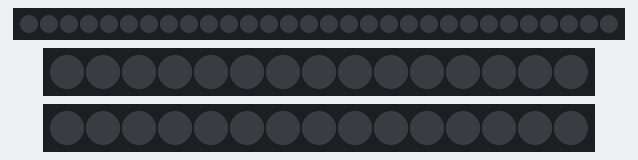
The sketch below on a simulated Arduino Uno, built with avr-gcc and run on an emulated ATmega328P. Shown: 30 RGB LEDs in strip order, left to right, 2 × 15 RGB LEDs in strip order, left to right. Dim RGB values are drawn brighter than linear.

Above: at 0.7 s.
At 3.2 s:
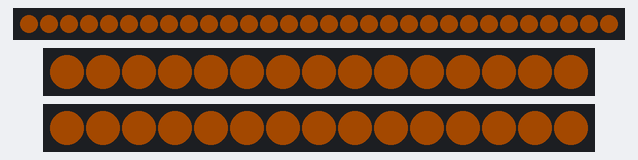
At 4.2 s:
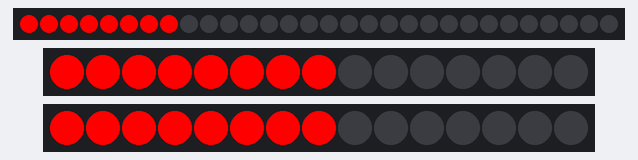
At 5.23 s:
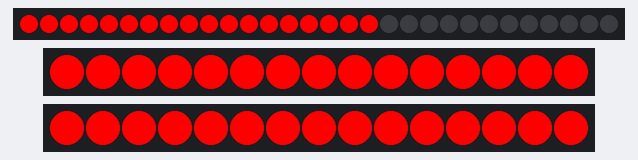
At 6.26 s:
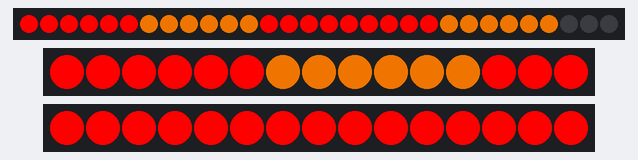
At 7.29 s:
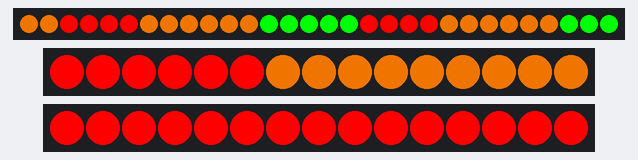

Measured:
- by itself, everything shown: repeats every 7.3 s, in 50 steps
- what the display in image 0 shows lasts 0.5 s, from 0.6 s to 1.1 s

The sketch:

sketch_oct22a.ino
```cpp
#include <FastLED.h>
int once = 1;
int oncee = 1;
int once2 = 1;
int i = 0;
int k = 0;
int j = 0;
CRGB leds_1[30];
CRGB leds_2[15];
CRGB leds_3[15];


void setup() {

  FastLED.addLeds<WS2812, 11, GRB>(leds_1, 30);
  FastLED.addLeds<WS2812, 10, GRB>(leds_2, 15);
  FastLED.addLeds<WS2812, 9, GRB>(leds_3, 15);

}
void unlock(void){
    fill_solid( leds_1, 30, CRGB(204,100,0));
    fill_solid( leds_2, 15, CRGB(204,100,0));
    fill_solid( leds_3, 15, CRGB(204,100,0));
    FastLED.show();
    delay(200);
    fill_solid( leds_1, 30, CRGB(0,0,0));
    fill_solid( leds_2, 15, CRGB(0,0,0));
    fill_solid( leds_3, 15, CRGB(0,0,0));
    FastLED.show();
    delay(200);
   fill_solid( leds_1, 30, CRGB(204,100,0));
    fill_solid( leds_2, 15, CRGB(204,100,0));
    fill_solid( leds_3, 15, CRGB(204,100,0));
    FastLED.show();
    delay(200);
    fill_solid( leds_1, 30,  CRGB(0,0,0));
    fill_solid( leds_2, 15, CRGB(0,0,0));
    fill_solid( leds_3, 15, CRGB(0,0,0));
    FastLED.show();
    delay(500);
  }

  void lock(void){
    k = 204;
    j = 100;

    for (i=0;i<=100;i++){
      fill_solid( leds_1, 30, CRGB(k,j,0));
      fill_solid( leds_2, 15, CRGB(k,j,0));
      fill_solid( leds_3, 15, CRGB(k,j,0));
      FastLED.show();
      k = k - 2;
      j = j - 1;
      delay(20);
    }
      fill_solid( leds_1, 30, CRGB(0,0,0));
      fill_solid( leds_2, 15, CRGB(0,0,0));
      fill_solid( leds_3, 15, CRGB(0,0,0));
  }

  void loading(void){
for (i=0;i<=21;i++){
  leds_1[i] = CRGB(255, 0, 0);
  leds_2[i] = CRGB(255, 0, 0);
  leds_3[i] = CRGB(255, 0, 0);
  FastLED.show();
  delay(100);

}


for (i=21;i<=42;i++){
  leds_1[i] = CRGB(204, 100, 0);
  leds_2[i] = CRGB(204, 100, 0);
  leds_3[i] = CRGB(204, 100, 0);
  FastLED.show();
  delay(100);

}

for (i=42;i<=60;i++){
  leds_1[i] = CRGB(0, 255, 0);
  leds_2[i] = CRGB(0, 255, 0);
  leds_3[i] = CRGB(0, 255, 0);
  FastLED.show();
  delay(100);

}

  }

void loop() {

unlock();
lock();
loading();


}
```
